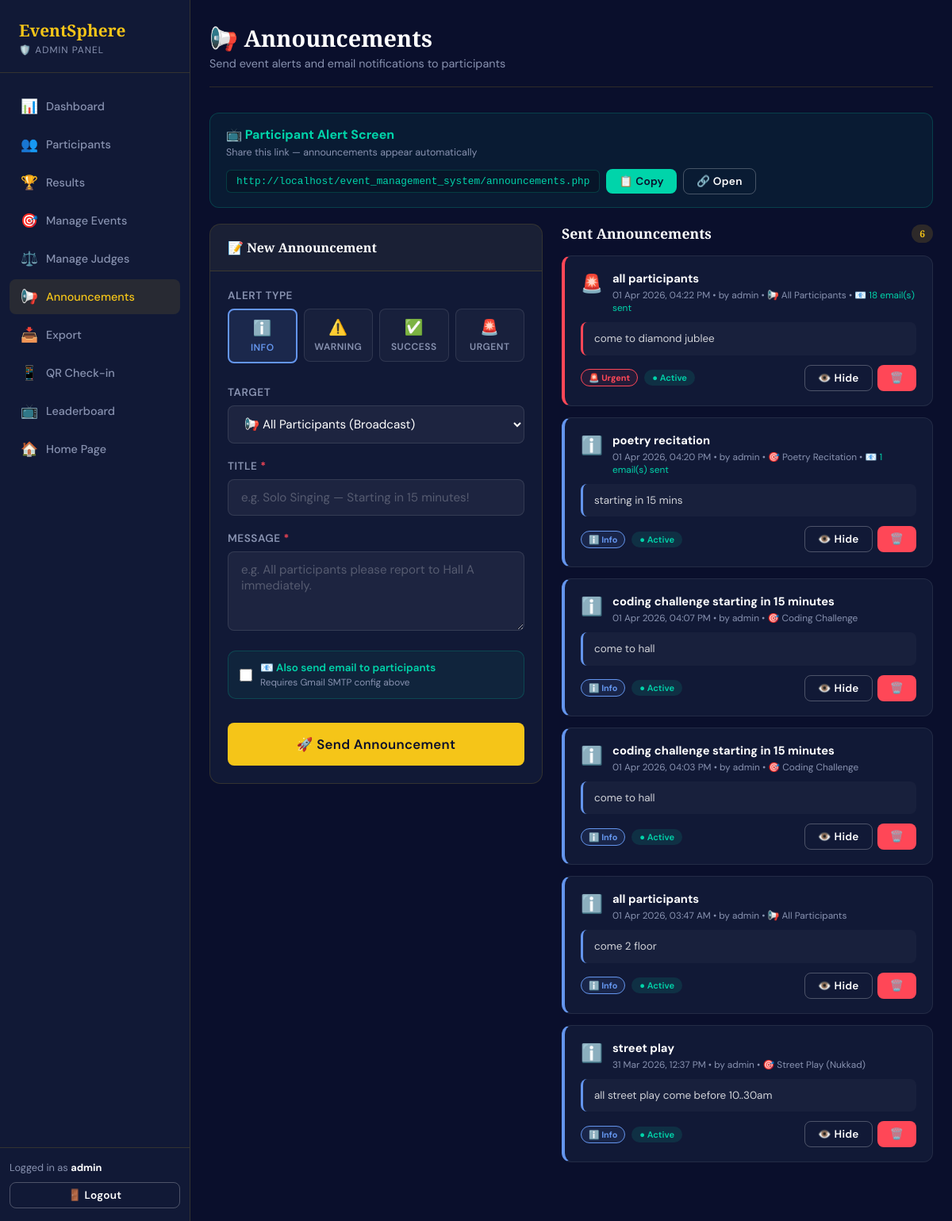
The app's page /admin/alert.php (signed in) with its own data.
### tables this page shows
CREATE TABLE `announcements` (
  `id` int(11) NOT NULL,
  `title` varchar(200) NOT NULL,
  `message` text NOT NULL,
  `type` enum('info','warning','success','danger') DEFAULT 'info',
  `event_id` int(11) DEFAULT NULL,
  `is_active` tinyint(1) DEFAULT 1,
  `created_by` varchar(50) DEFAULT 'admin',
  `created_at` timestamp NOT NULL DEFAULT current_timestamp(),
  `emails_sent` int(11) DEFAULT 0
);

CREATE TABLE `events` (
  `id` int(11) NOT NULL,
  `event_name` varchar(100) NOT NULL,
  `description` text DEFAULT NULL,
  `max_participants` int(11) DEFAULT 50,
  `created_at` timestamp NOT NULL DEFAULT current_timestamp(),
  `event_type` enum('solo','group') DEFAULT 'solo',
  `min_team_size` int(11) DEFAULT 1,
  `max_team_size` int(11) DEFAULT 1
);

### admin/alert.php (the view, shortened to what this page needs)
<?php
$conn = getConnection();
$conn->query("
    CREATE TABLE IF NOT EXISTS announcements (
        id         INT AUTO_INCREMENT PRIMARY KEY,
        title      VARCHAR(200) NOT NULL,
        message    TEXT NOT NULL,
        type       ENUM('info','warning','success','danger') DEFAULT 'info',
        event_id   INT DEFAULT NULL,
        is_active  TINYINT(1) DEFAULT 1,
        emails_sent INT DEFAULT 0,
        created_by VARCHAR(50) DEFAULT 'admin',
        created_at TIMESTAMP DEFAULT CURRENT_TIMESTAMP,
        FOREIGN KEY (event_id) REFERENCES events(id) ON DELETE SET NULL
    )
");
$announcements = [];
$res = $conn->query("
    SELECT a.*, e.event_name
    FROM announcements a
    LEFT JOIN events e ON a.event_id = e.id
    ORDER BY a.created_at DESC
");
while ($r = $res->fetch_assoc()) $announcements[] = $r;
$type_cfg = [
    'info'    => ['color'=>'#6495ed','bg'=>'rgba(100,149,237,.1)','border'=>'rgba(100,149,237,.3)','icon'=>'ℹ️', 'label'=>'Info'],
    'warning' => ['color'=>'#f5c518','bg'=>'rgba(245,197,24,.08)','border'=>'rgba(245,197,24,.25)','icon'=>'⚠️', 'label'=>'Warning'],
    'success' => ['color'=>'#00d4aa','bg'=>'rgba(0,212,170,.08)', 'border'=>'rgba(0,212,170,.25)', 'icon'=>'✅','label'=>'Success'],
    'danger'  => ['color'=>'#ff4757','bg'=>'rgba(255,71,87,.08)', 'border'=>'rgba(255,71,87,.25)', 'icon'=>'🚨','label'=>'Urgent'],
];
?>
<!DOCTYPE html>
<html lang="en">
<head>
<link rel="stylesheet" href="../css/style.css">
</head>
<body>
<div class="dashboard-layout">
<aside class="sidebar">
  <div class="sidebar-brand">
    <div class="brand-name">EventSphere</div>
    <div class="brand-role">🛡️ Admin Panel</div>
  </div>
  <nav class="sidebar-nav">
    <a href="dashboard.php"><span class="nav-icon">📊</span> Dashboard</a>
    <a href="participants.php"><span class="nav-icon">👥</span> Participants</a>
    <a href="results.php"><span class="nav-icon">🏆</span> Results</a>
    <a href="manage_events.php"><span class="nav-icon">🎯</span> Manage Events</a>
    <a href="manage_judges.php"><span class="nav-icon">⚖️</span> Manage Judges</a>
    <a href="alert.php" class="active"><span class="nav-icon">📢</span> Announcements</a>
    <a href="../export.php"><span class="nav-icon">📥</span> Export</a>
    <a href="../checkin.php"><span class="nav-icon">📱</span> QR Check-in</a>
    <a href="../leaderboard.php" target="_blank"><span class="nav-icon">📺</span> Leaderboard</a>
    <a href="../index.php"><span class="nav-icon">🏠</span> Home Page</a>
  </nav>
  <div class="sidebar-footer">
    <div style="font-size:.80rem;color:var(--muted);margin-bottom:10px;">
      Logged in as <strong style="color:var(--white)"><?= htmlspecialchars($_SESSION['admin_user']) ?></strong>
    </div>
    <a href="../logout.php?role=admin" class="btn btn-outline btn-sm w-full" style="justify-content:center;">🚪 Logout</a>
  </div>
</aside>
<main class="main-content">
  <div class="page-header">
    <h1>📢 Announcements</h1>
    <p>Send event alerts and email notifications to participants</p>
  </div>
  <div class="public-link-card">
    <div>
      <div style="font-weight:700;margin-bottom:4px;color:var(--success)">📺 Participant Alert Screen</div>
      <div style="font-size:.78rem;color:var(--muted)">Share this link — announcements appear automatically</div>
    </div>
    <div style="display:flex;align-items:center;gap:8px;flex-wrap:wrap;">
      <span class="public-link-url" id="pubUrl">
        <?= (isset($_SERVER['HTTP_HOST']) ? 'http://'.$_SERVER['HTTP_HOST'] : '') ?>/event_management_system/announcements.php
      </span>
      <button class="btn btn-success btn-sm" onclick="copyLink()">📋 Copy</button>
      <a href="../announcements.php" target="_blank" class="btn btn-outline btn-sm">🔗 Open</a>
    </div>
  </div>
  <div class="alert-grid">
    <div class="compose-card">
      <div class="compose-header">
        <h3>📝 New Announcement</h3>
      </div>
      <div class="compose-body">
        <form method="POST">
          <div class="form-group">
            <label>Alert Type</label>
            <div class="type-selector">
              <?php foreach ($type_cfg as $key => $cfg): ?>
              <div class="type-opt t-<?= $key ?>">
                <label for="type_<?= $key ?>">
                  <span class="t-icon"><?= $cfg['icon'] ?></span>
                  <?= $cfg['label'] ?>
                </label>
              </div>
              <?php endforeach; ?>
            </div>
          </div>
          <div class="form-group">
            <label>Target</label>
            <select name="event_id" class="form-control" onchange="updatePreview()">
              <option value="0">📢 All Participants (Broadcast)</option>
            </select>
          </div>
          <div class="form-group">
            <label>Title <span style="color:var(--danger)">*</span></label>
            <input type="text" name="title" class="form-control"
              placeholder="e.g. Solo Singing — Starting in 15 minutes!"
              oninput="updatePreview()" maxlength="200">
          </div>
          <div class="form-group">
            <label>Message <span style="color:var(--danger)">*</span></label>
            <textarea name="message" class="form-control"
              placeholder="e.g. All participants please report to Hall A immediately."
              oninput="updatePreview()"></textarea>
          </div>
          <label class="email-toggle">
            <input type="checkbox" name="send_email" id="sendEmailChk" value="1">
            <div>
              <div class="email-toggle-label">📧 Also send email to participants</div>
              <div class="email-toggle-sub">Requires Gmail SMTP config above</div>
            </div>
          </label>
          <button type="submit" class="btn btn-primary btn-lg w-full" style="justify-content:center;margin-top:16px;">
            🚀 Send Announcement
          </button>
        </form>
      </div>
    </div>
    <div>
      <div style="font-family:'Playfair Display',serif;font-size:1.1rem;font-weight:700;margin-bottom:16px;display:flex;align-items:center;justify-content:space-between;">
        <span>Sent Announcements</span>
        <span class="badge badge-gold"><?= count($announcements) ?></span>
      </div>
      <?php if (empty($announcements)): ?>
      <div style="text-align:center;padding:48px;color:var(--muted);background:var(--card-bg);border:1px solid var(--border);border-radius:14px;">
        <div style="font-size:2.5rem;margin-bottom:12px;">📢</div>
        <p>No announcements yet. Send your first alert!</p>
      </div>
      <?php else:
        foreach ($announcements as $a):
          $cfg = $type_cfg[$a['type']] ?? $type_cfg['info'];
      ?>
      <div class="ann-card <?= !$a['is_active']?'inactive':'' ?>"
           style="border-left:4px solid <?= $cfg['color'] ?>;">
        <div class="ann-header">
          <span class="ann-icon"><?= $cfg['icon'] ?></span>
          <div style="flex:1;min-width:0">
            <div class="ann-title"><?= htmlspecialchars($a['title']) ?></div>
            <div class="ann-meta">
              <?= date('d M Y, h:i A', strtotime($a['created_at'])) ?>
              &bull; by <?= htmlspecialchars($a['created_by']) ?>
              <?php if ($a['event_name']): ?>
                &bull; 🎯 <?= htmlspecialchars($a['event_name']) ?>
              <?php else: ?>
                &bull; 📢 All Participants
              <?php endif; ?>
              <?php if (!empty($a['emails_sent']) && $a['emails_sent'] > 0): ?>
                &bull; <span style="color:var(--success)">📧 <?= $a['emails_sent'] ?> email(s) sent</span>
              <?php endif; ?>
            </div>
          </div>
        </div>
        <div class="ann-msg" style="border-color:<?= $cfg['color'] ?>;color:rgba(255,255,255,.8);">
          <?= nl2br(htmlspecialchars($a['message'])) ?>
        </div>
        <div class="ann-footer">
          <span class="ann-badge" style="color:<?= $cfg['color'] ?>;border-color:<?= $cfg['color'] ?>;background:<?= $cfg['bg'] ?>">
            <?= $cfg['icon'] ?> <?= $cfg['label'] ?>
          </span>
          <span class="badge <?= $a['is_active']?'badge-green':'badge-red' ?>" style="font-size:.70rem">
            <?= $a['is_active']?'● Active':'○ Hidden' ?>
          </span>
          <div class="ann-actions">
            <a href="alert.php?toggle=<?= $a['id'] ?>" class="btn btn-outline btn-sm">
              <?= $a['is_active']?'👁️ Hide':'👁️ Show' ?>
            </a>
            <a href="alert.php?delete=<?= $a['id'] ?>" class="btn btn-danger btn-sm"
               onclick="return confirm('Delete this announcement?')">🗑️</a>
          </div>
        </div>
      </div>
      <?php endforeach; endif; ?>
    </div>
  </div>
</main>
</div>
</body>
</html>

### css/style.css (style rules this page uses)
:root { --navy: #0a0f2c; --navy2: #0d1540; --blue: #1a2a6c; --gold: #f5c518; --gold2: #e6b800; --accent: #ff6b35; --white: #ffffff; --light: #f0f4ff; --muted: #8892b0; --card-bg: #111936; --border: rgba(245,197,24,0.15); --success: #00d4aa; --danger: #ff4757; --shadow: 0 8px 32px rgba(0,0,0,0.4); --radius: 12px; }
*, *::before, *::after { box-sizing: border-box; margin: 0; padding: 0; }
html { scroll-behavior: smooth; }
body { font-family: 'DM Sans', sans-serif; background: var(--navy); color: var(--white); min-height: 100vh; overflow-x: hidden; }
.btn { display: inline-flex; align-items: center; gap: 8px; padding: 12px 28px; border-radius: 8px; font-family: 'DM Sans', sans-serif; font-size: 0.95rem; font-weight: 600; text-decoration: none; border: none; cursor: pointer; transition: all 0.25s; letter-spacing: 0.3px; }
.btn-primary { background: var(--gold); color: var(--navy); }
.btn-outline { background: transparent; color: var(--white); border: 1px solid rgba(255,255,255,0.25); }
.btn-danger { background: var(--danger); color: var(--white); }
.btn-success { background: var(--success); color: var(--navy); }
.btn-sm { padding: 7px 16px; font-size: 0.85rem; }
.btn-lg { padding: 16px 36px; font-size: 1.05rem; }
.form-group { margin-bottom: 20px; }
.form-group label { display: block; font-size: 0.85rem; font-weight: 600; color: var(--muted); margin-bottom: 8px; text-transform: uppercase; letter-spacing: 0.5px; }
.form-control { width: 100%; background: rgba(255,255,255,0.05); border: 1px solid rgba(255,255,255,0.1); border-radius: 8px; padding: 12px 16px; color: var(--white); font-family: 'DM Sans', sans-serif; font-size: 0.95rem; transition: all 0.2s; outline: none; }
.form-control::placeholder { color: rgba(255,255,255,0.25); }
.dashboard-layout { display: flex; min-height: 100vh; }
.sidebar { width: 260px; background: var(--card-bg); border-right: 1px solid var(--border); display: flex; flex-direction: column; position: fixed; top: 0; left: 0; bottom: 0; z-index: 100; }
.sidebar-brand { padding: 24px 24px 20px; border-bottom: 1px solid var(--border); }
.sidebar-brand .brand-name { font-family: 'Playfair Display', serif; font-size: 1.3rem; font-weight: 700; color: var(--gold); }
.sidebar-brand .brand-role { font-size: 0.75rem; color: var(--muted); text-transform: uppercase; letter-spacing: 1px; margin-top: 3px; }
.sidebar-nav { padding: 20px 12px; flex: 1; }
.sidebar-nav a { display: flex; align-items: center; gap: 12px; padding: 11px 14px; border-radius: 8px; color: var(--muted); text-decoration: none; font-size: 0.9rem; font-weight: 500; margin-bottom: 4px; transition: all 0.2s; }
.sidebar-nav a:hover, .sidebar-nav a.active { background: rgba(245,197,24,0.1); color: var(--gold); }
.sidebar-nav a .nav-icon { font-size: 1.1rem; width: 20px; text-align: center; }
.sidebar-footer { padding: 16px 12px; border-top: 1px solid var(--border); }
.main-content { margin-left: 260px; flex: 1; padding: 32px; min-height: 100vh; }
.page-header { margin-bottom: 32px; padding-bottom: 20px; border-bottom: 1px solid var(--border); }
.page-header h1 { font-family: 'Playfair Display', serif; font-size: 1.8rem; font-weight: 700; }
.page-header p { color: var(--muted); font-size: 0.9rem; margin-top: 4px; }
.badge { display: inline-flex; align-items: center; padding: 3px 10px; border-radius: 50px; font-size: 0.75rem; font-weight: 600; }
.badge-gold { background: rgba(245,197,24,0.15); color: var(--gold); }
.badge-green { background: rgba(0,212,170,0.12); color: var(--success); }
.w-full { width: 100%; }

### records on screen
announcements: type "🚨", title "all participants", created_at "01 Apr 2026, 04:22 PM", created_by "admin", shows "• 📢 All Participants", emails_sent "18", message "come to diamond jublee", type "Urgent", is_active "● Active"
announcements: type "ℹ️", title "poetry recitation", created_at "01 Apr 2026, 04:20 PM", created_by "admin", event.event_name "Poetry Recitation", emails_sent "1", message "starting in 15 mins", type "Info", is_active "● Active"
announcements: type "ℹ️", title "coding challenge starting in 15 minutes", created_at "01 Apr 2026, 04:07 PM", created_by "admin", event.event_name "Coding Challenge", message "come to hall", type "Info", is_active "● Active"
announcements: type "ℹ️", title "coding challenge starting in 15 minutes", created_at "01 Apr 2026, 04:03 PM", created_by "admin", event.event_name "Coding Challenge", message "come to hall", type "Info", is_active "● Active"
announcements: type "ℹ️", title "all participants", created_at "01 Apr 2026, 03:47 AM", created_by "admin", shows "• 📢 All Participants", message "come 2 floor", type "Info", is_active "● Active"
announcements: type "ℹ️", title "street play", created_at "31 Mar 2026, 12:37 PM", created_by "admin", event.event_name "Street Play (Nukkad)", message "all street play come before 10..30am", type "Info", is_active "● Active"

### other values on screen
$_SESSION['admin_user'] "admin"
$_SERVER['HTTP_HOST'] "localhost"
$cfg['icon'] "ℹ️"
$cfg['label'] "INFO"
$cfg['icon'] "⚠️"
$cfg['label'] "WARNING"
$cfg['icon'] "✅"
$cfg['label'] "SUCCESS"
$cfg['icon'] "🚨"
$cfg['label'] "URGENT"
count($announcements) "6"
